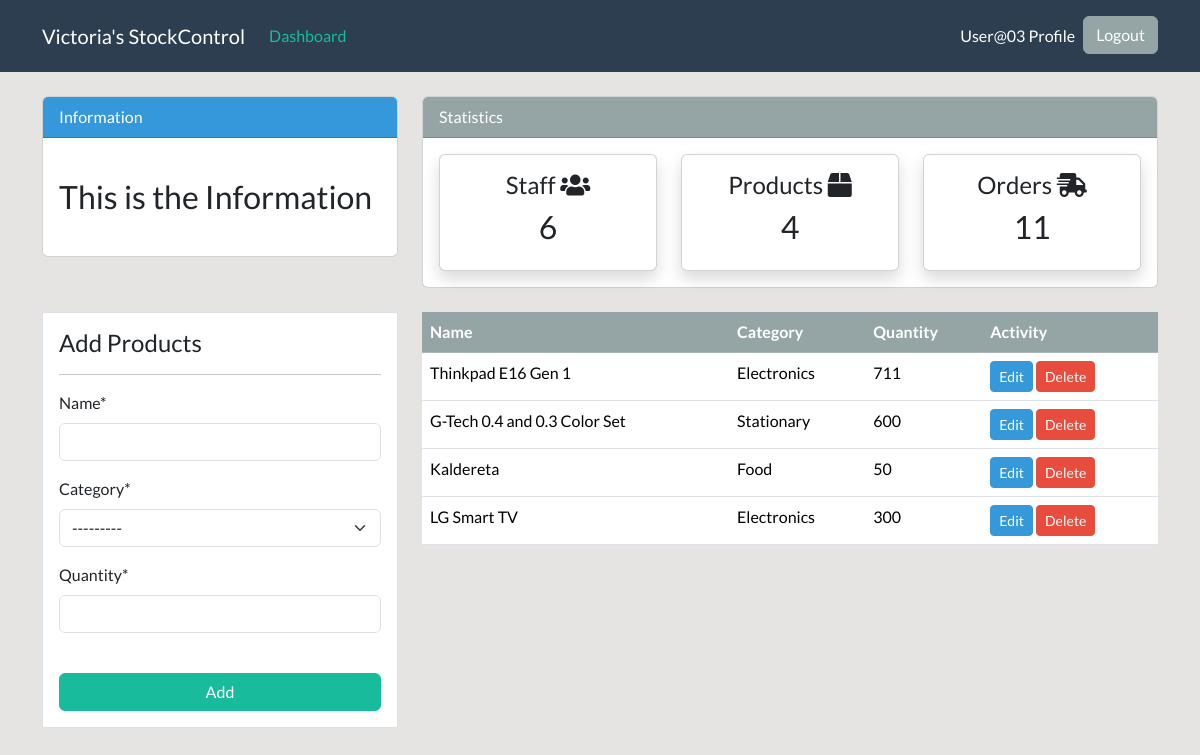
Before: /product/ (signed in) with the older database file.
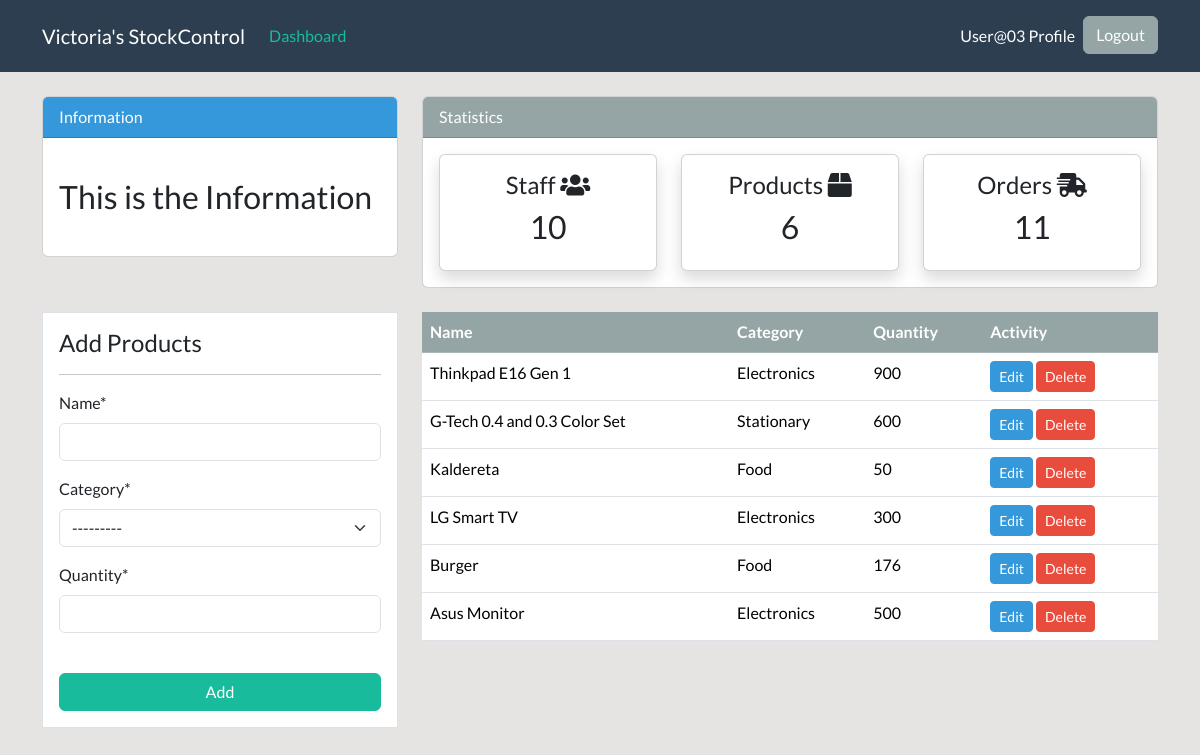
After: the same page with the newer database file.
### dashboard/models.py (models this page shows, shortened)
class Product(models.Model):
    name = models.CharField(max_length=100,null=True)
    category = models.CharField(max_length=20, choices=CATEGORY, null=True)
    quantity = models.PositiveBigIntegerField(null=True)
    class Meta:
        verbose_name_plural = 'Product'

### dashboard/views.py (the view)
# urls.py: path('product/',views.product, name='dashboard-product'),
@login_required
def product(request):
    employee = User.objects.all()
    products = Product.objects.all()
    orders = Order.objects.all()
    employee_count = employee.count()
    product_count = products.count()
    order_count = orders.count()
    if request.method == 'POST':
        form = ProductForm(request.POST)
        if form.is_valid():
            form.save()
            product_name = form.cleaned_data.get('name')
            messages.success(request, f'{product_name} has been added')
            return redirect('dashboard-product')
    else:
        form = ProductForm()
    context = {
        'products': products,
        'form': form,
        'employee_count': employee_count,
        'product_count': product_count,
        'order_count': order_count,
    }
    return render(request,'dashboard/product.html', context)

### dashboard/forms.py
class ProductForm(forms.ModelForm):
    class Meta:
        model = Product
        fields = '__all__'

### templates/dashboard/product.html (shortened to what this page needs)
{% extends 'component/basePage.html' %}
{% load crispy_forms_tags %}
{% block content %}
{% include 'component/topStatisticsAndInfo.html' %}
<div class="container">
    <div class="row my-4">
        <div class="col-md-4">
            <div class="border bg-white p-3">
                <h4>Add Products</h4>
                <hr>
                <form method="POST">
                    {{ form|crispy }}
                    <br>
                    <div class="d-grid gap-2">
                        <input class="btn btn-success" type="submit" value="Add">
                    </div>
                </form>
            </div>
        </div>
        <div class="col-md-8 overflow-scroll table-responsive" style="max-height: 450px;">
            <table class="table table-white table-hover">
                <thead class="table-secondary sticky-top">
                    <tr class="text-white">
                        <th scope="col">Name</th>
                        <th scope="col">Category</th>
                        <th scope="col">Quantity</th>
                        <th scope="col">Activity</th>
                    </tr>
                </thead>
                <tbody>
                    {% for products in products %}
                    <tr>
                        <td>{{ products.name }}</td>
                        <td>{{ products.category }}</td>
                        <td>{{ products.quantity }}</td>
                        <td>
                            <a class="btn btn-info btn-sm mr-2" href="{% url 'dashboard-products-edit' products.id %}">Edit</a>
                            <a class="btn btn-danger btn-sm ml-2" href="{% url 'dashboard-products-delete' products.id %}">Delete</a>
                        </td>
                    </tr>
                    {% endfor %}
                </tbody>
            </table>
        </div>
    </div>
</div>
{% endblock %}

Changed rows visible on the page:
changed Product "Thinkpad E16 Gen 1": quantity "711" → "900"
added Product: name "Burger", category "Food", quantity "176"
added Product: name "Asus Monitor", category "Electronics", quantity "500"
Other visible differences:
{{ employee_count }}: "6" → "10"
{{ product_count }}: "4" → "6"
